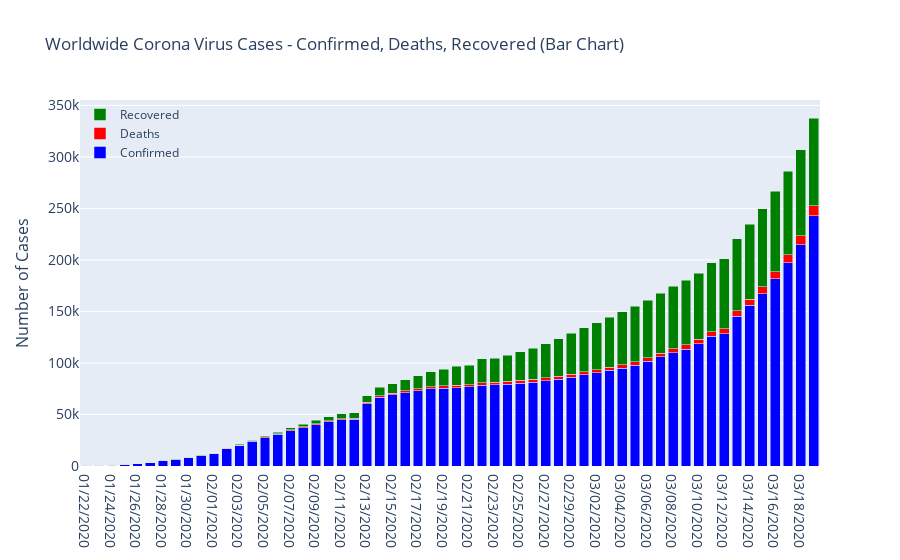

The notebook cell saved with this chart:
### Markdown cell above
The goal of plotly.py is to provide a pleasant Python interface for creating figure specifications 
for display in the Plotly.js JavaScript library. 
In Plotly.js, a figure is specified by a declarative JSON data structure, 
and so the ultimate responsibility of plotly.py is to produce Python dictionaries 
that can be serialized into a JSON data structure that represents a valid figure.

### Code cell
fig = go.Figure()
fig.add_trace(go.Bar(x=confirmed['Date'],
                y=confirmed['Confirmed'],
                name='Confirmed',
                marker_color='blue'
                ))#New traces can be added to a graph object figure using the add_trace method. 
fig.add_trace(go.Bar(x=deaths['Date'],
                y=deaths['Deaths'],
                name='Deaths',
                marker_color='Red'
                ))
fig.add_trace(go.Bar(x=recovered['Date'],
                y=recovered['Recovered'],
                name='Recovered',
                marker_color='Green'
                ))

fig.update_layout(
    title='Worldwide Corona Virus Cases - Confirmed, Deaths, Recovered (Bar Chart)',
    xaxis_tickfont_size=14,
    yaxis=dict(
        title='Number of Cases',
        titlefont_size=16,
        tickfont_size=14,
    ),
    legend=dict(
        x=0,
        y=1.0,
        bgcolor='rgba(255, 255, 255, 0)',
        bordercolor='rgb(255, 255, 255, 0)'
    ),
    barmode='stack',
    bargap=0.15, # gap between bars of adjacent location coordinates.
    bargroupgap=0.1 # gap between bars of the same location coordinate.
)
fig.show()

### Figure 1 — Plotly figure (JSON) as saved in the notebook; plotly's stock layout.template omitted (floating-point values rounded to 4 significant figures)
{"data": [{"marker": {"color": "blue"}, "name": "Confirmed", "type": "bar", "x": ["01/22/2020", "01/23/2020", "01/24/2020", "01/25/2020", "01/26/2020", "01/27/2020", "01/28/2020", "01/29/2020", "01/30/2020", "01/31/2020", "02/01/2020", "02/02/2020", "02/03/2020", "02/04/2020", "02/05/2020", "02/06/2020", "02/07/2020", "02/08/2020", "02/09/2020", "02/10/2020", "02/11/2020", "02/12/2020", "02/13/2020", "02/14/2020", "02/15/2020", "02/16/2020", "02/17/2020", "02/18/2020", "02/19/2020", "02/20/2020", "02/21/2020", "02/22/2020", "02/23/2020", "02/24/2020", "02/25/2020", "02/26/2020", "02/27/2020", "02/28/2020", "02/29/2020", "03/01/2020", "03/02/2020", "03/03/2020", "03/04/2020", "03/05/2020", "03/06/2020", "03/07/2020", "03/08/2020", "03/09/2020", "03/10/2020", "03/11/2020", "03/12/2020", "03/13/2020", "03/14/2020", "03/15/2020", "03/16/2020", "03/17/2020", "03/18/2020", "03/19/2020"], "y": [555, 653, 941, 1438, 2118, 2927, 5578, 6165, 8235, 9925, 12038, 16787, 19881, 23892, 27636, 30818, 34392, 37121, 40151, 42763, 44803, 45222, 60370, 66887, 69032, 71226, 73260, 75138, 75641, 76199, 76843, 78599, 78985, 79570, 80415, 81397, 82756, 84124, 86013, 88371, 90309, 92844, 95124, 97886, 101800, 105836, 109835, 113582, 118582, 125865, 128343, 145193, 156099, 167447, 181546, 197168, 214915, 242713]}, {"marker": {"color": "Red"}, "name": "Deaths", "type": "bar", "x": ["01/22/2020", "01/23/2020", "01/24/2020", "01/25/2020", "01/26/2020", "01/27/2020", "01/28/2020", "01/29/2020", "01/30/2020", "01/31/2020", "02/01/2020", "02/02/2020", "02/03/2020", "02/04/2020", "02/05/2020", "02/06/2020", "02/07/2020", "02/08/2020", "02/09/2020", "02/10/2020", "02/11/2020", "02/12/2020", "02/13/2020", "02/14/2020", "02/15/2020", "02/16/2020", "02/17/2020", "02/18/2020", "02/19/2020", "02/20/2020", "02/21/2020", "02/22/2020", "02/23/2020", "02/24/2020", "02/25/2020", "02/26/2020", "02/27/2020", "02/28/2020", "02/29/2020", "03/01/2020", "03/02/2020", "03/03/2020", "03/04/2020", "03/05/2020", "03/06/2020", "03/07/2020", "03/08/2020", "03/09/2020", "03/10/2020", "03/11/2020", "03/12/2020", "03/13/2020", "03/14/2020", "03/15/2020", "03/16/2020", "03/17/2020", "03/18/2020", "03/19/2020"], "y": [17, 18, 26, 42, 56, 82, 131, 133, 171, 213, 259, 362, 426, 492, 564, 634, 719, 806, 906, 1013, 1113, 1118, 1371, 1523, 1666, 1770, 1868, 2007, 2122, 2247, 2251, 2458, 2469, 2629, 2708, 2770, 2814, 2872, 2941, 2996, 3085, 3160, 3254, 3348, 3460, 3558, 3803, 3996, 4262, 4615, 4720, 5404, 5819, 6440, 7126, 7905, 8733, 9867]}, {"marker": {"color": "Green"}, "name": "Recovered", "type": "bar", "x": ["01/22/2020", "01/23/2020", "01/24/2020", "01/25/2020", "01/26/2020", "01/27/2020", "01/28/2020", "01/29/2020", "01/30/2020", "01/31/2020", "02/01/2020", "02/02/2020", "02/03/2020", "02/04/2020", "02/05/2020", "02/06/2020", "02/07/2020", "02/08/2020", "02/09/2020", "02/10/2020", "02/11/2020", "02/12/2020", "02/13/2020", "02/14/2020", "02/15/2020", "02/16/2020", "02/17/2020", "02/18/2020", "02/19/2020", "02/20/2020", "02/21/2020", "02/22/2020", "02/23/2020", "02/24/2020", "02/25/2020", "02/26/2020", "02/27/2020", "02/28/2020", "02/29/2020", "03/01/2020", "03/02/2020", "03/03/2020", "03/04/2020", "03/05/2020", "03/06/2020", "03/07/2020", "03/08/2020", "03/09/2020", "03/10/2020", "03/11/2020", "03/12/2020", "03/13/2020", "03/14/2020", "03/15/2020", "03/16/2020", "03/17/2020", "03/18/2020", "03/19/2020"], "y": [28, 30, 36, 39, 52, 61, 107, 126, 143, 222, 284, 472, 623, 852, 1124, 1487, 2011, 2616, 3244, 3946, 4683, 5150, 6295, 8058, 9395, 10865, 12583, 14352, 16121, 18177, 18890, 22886, 23394, 25227, 27905, 30384, 33277, 36711, 39782, 42716, 45602, 48229, 51171, 53797, 55866, 58359, 60695, 62512, 64404, 67003, 68324, 70251, 72624, 76034, 78088, 80840, 83313, 84962]}], "layout": {"bargap": 0.15, "bargroupgap": 0.1, "barmode": "stack", "legend": {"bgcolor": "rgba(255, 255, 255, 0)", "bordercolor": "rgb(255, 255, 255, 0)", "x": 0, "y": 1}, "title": {"text": "Worldwide Corona Virus Cases - Confirmed, Deaths, Recovered (Bar Chart)"}, "xaxis": {"tickfont": {"size": 14}}, "yaxis": {"tickfont": {"size": 14}, "title": {"font": {"size": 16}, "text": "Number of Cases"}}}}
